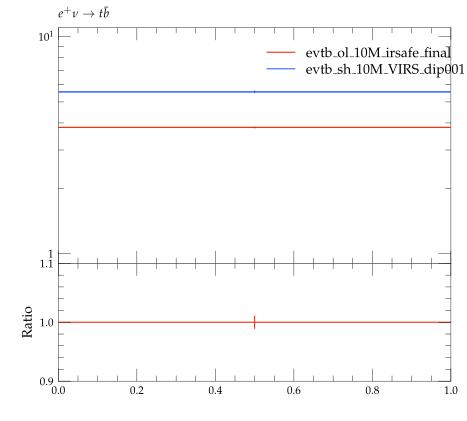

The Python source for this figure:
#! /usr/bin/env python

# This Python script was auto-generated using YODA v2.0.0.
# Analysis object: /evtb/incCut6
# Timestamp: 16-04-2024 (13:49:16)

import matplotlib as mpl
import matplotlib.pyplot as plt
mpl.use('Agg') # comment out for interactive use
import os
import numpy as np

plotDir = os.path.split(os.path.realpath(__file__))[0]
if 'YODA_USER_PLOT_PATH' in globals():
    plot_outdir = globals()['YODA_USER_PLOT_PATH']
else:
    plot_outdir = plotDir

#plot style
plt.style.use(os.path.join(plotDir, '../default.mplstyle'))
# plot metadata
figW, figH = plt.rcParams['figure.figsize']
ax_xLabel = r''
ax_yLabel = r''
ax_title  = r'$e^+ \nu \to t \bar b$'
ax_xScale = 'linear'
ax_yScale = 'log'
xLims = (0.0, 1.0)
yLims = (0.9, 11.0)

# TeX-friendly labels for the legend
labels = [ r"evtb\_ol\_10M\_irsafe\_final", r"evtb\_sh\_10M\_VIRS\_dip001\_irsafe\_final" ]

# Create figure and axis objects
fig, (ax, ratio0_ax) = plt.subplots(2, 1, sharex=True,
                  figsize=(figW,figH), gridspec_kw={'height_ratios': (2, 1)})
ratio0_ax.yaxis.set_major_locator(mpl.ticker.MultipleLocator(0.1))
ratio0_ax.set_ylim(0.9, 1.1)
ratio0_ax.set_ylabel('Ratio')

# LineColor map: curve index -> color
linecolors = {0: '#EE3311', 1: '#3366FF'}
# the numerical data is stored in a separate file
dataf = dict()
prefix = os.path.split(__file__)[0]
if prefix:    prefix = prefix + '/'
exec(open(prefix+'incCut6__data.py').read(), dataf)


legend_handles = [] # keep track of handles for the legend

# style options for curves
# starts at zorder>=5 to draw curve on top of legend
styles = {
  'curve0': {
    'color' : linecolors[0],
    'linestyle' : '-',
    'marker' : 'o',
    'zorder' : 5,
    'histstyle' : True,
  },
  'curve1': {
    'color' : linecolors[1],
    'linestyle' : '-',
    'marker' : 'o',
    'zorder' : 6,
    'histstyle' : True,
  },
}
# curve from input yoda files in main panel
for label in dataf['yvals'].keys():
    if all(np.isnan(v) for v in dataf['yvals'][label]):
        continue
    tmp = None
    if styles[label]['histstyle']: # draw as histogram
        tmp, = ax.plot(dataf['xedges'], dataf['yedges'][label],
                       color=styles[label]['color'],
                       linestyle=styles[label]['linestyle'],
                       drawstyle='steps-pre', solid_joinstyle='miter',
                       zorder=styles[label]['zorder'], label=label)
        ax.errorbar(dataf['xpoints'], dataf['yvals'][label], color=styles[label]['color'],
                    xerr=dataf['xerrs'], yerr=[dataf['ydowns'][label], dataf['yups'][label]],
                    linestyle='none', zorder=styles[label]['zorder'])
    else: # draw as scatter
        tmp = ax.errorbar(dataf['xpoints'], dataf['yvals'][label],
                          xerr=dataf['xerrs'],
                          yerr=[ dataf['ydowns'][label],
                          dataf['yups'][label] ],
                          fmt=styles[label]['marker'],
                          ecolor=styles[label]['color'],
                          color=styles[label]['color'], zorder=2)
        tmp[-1][0].set_linestyle(styles[label]['linestyle'])
    legend_handles += [tmp]
    for varLabel in dataf['variation_yvals'].keys():
        if varLabel.startswith(label):
            tmp, = ax.plot(dataf['xedges'], dataf['variation_yvals'][varLabel],
                           color=styles[label]['color'],
                           linestyle=styles[label]['linestyle'],
                           drawstyle='steps-pre', solid_joinstyle='miter',
                           zorder=styles[label]['zorder'], alpha=0.5)


# plots on ratio panel
# curve from input yoda files in ratio panel
for label, yvals in dataf['ratio0_yvals'].items():
    if all(np.isnan(v) for v in yvals):
        continue
    if styles[label]['histstyle']: # plot as histogram
        ratio0_ax.plot(dataf['xedges'], yvals,
                       color=styles[label]['color'],
                       linestyle=styles[label]['linestyle'],
                       drawstyle='steps-pre', zorder=1,
                       solid_joinstyle='miter')
        ratio0_ax.vlines(dataf['xpoints'],
                         dataf['ratio0_ymin'][label],
                         dataf['ratio0_ymax'][label],
                         color=styles[label]['color'], zorder=1)
    else: # plot as scatter
        tmp = ratio0_ax.errorbar(dataf['xpoints'],
                                 yvals, xerr=dataf['xerrs'],
                                 yerr=dataf['ratio0_yerrs'][label],
                                 fmt=styles[label]['marker'],
                                 ecolor=styles[label]['color'],
                                 color=styles[label]['color'])
        tmp[-1][0].set_linestyle(styles[label]['linestyle'])

    for varlabel in dataf['ratio0_variation_vals'].keys():
        if varlabel.startswith(label):
            ratio0_ax.plot(dataf['xedges'],
                            dataf['ratio0_variation_vals'][varlabel],
                            color=styles[label]['color'],
                            linestyle=styles[label]['linestyle'],
                            drawstyle='steps-pre', solid_joinstyle='miter',
                            zorder=1, alpha=0.5)

legend_pos = (0.5, 0.97)
ax.legend(legend_handles, labels, loc='upper left', bbox_to_anchor=legend_pos)

# set plot metadata as defined above
ratio0_ax.set_xlabel(ax_xLabel)
ratio0_ax.xaxis.set_label_coords(1., -.15)
ax.set_ylabel(ax_yLabel, loc='top')
ax.set_title(ax_title, loc='left')
ax.set_xscale(ax_xScale)
ax.set_yscale(ax_yScale)
ax.set_xlim(xLims)
ax.set_ylim(yLims)

# tick formatting
plt.rcParams['xtick.top'] = True
plt.rcParams['ytick.right'] = True
ax.yaxis.set_major_locator(mpl.ticker.LogLocator(base=10.0, numticks=np.inf))
ax.yaxis.set_minor_locator(mpl.ticker.LogLocator(
                           base=10.0, subs=np.arange(0.1, 1, 0.1), numticks=np.inf))
fig.align_ylabels((ax, ratio0_ax))
plt.savefig(os.path.join(plot_outdir, 'incCut6.pdf'), format='PDF')
plt.savefig(os.path.join(plot_outdir, 'incCut6.png'), format='PNG')

plt.close(fig)
